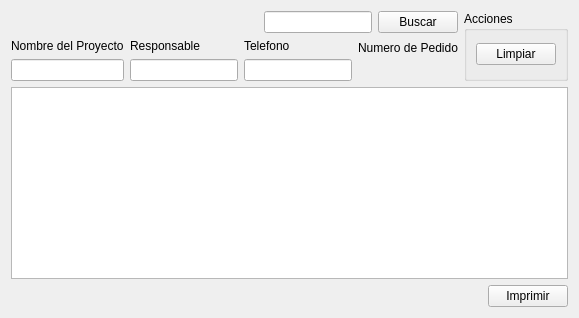
             <widget class="QWidget" name="tab_24">
              <attribute name="title">
               <string>Visualizar</string>
              </attribute>
              <layout class="QVBoxLayout" name="verticalLayout_97">
               <item>
                <layout class="QHBoxLayout" name="horizontalLayout_88">
                 <item>
                  <layout class="QVBoxLayout" name="verticalLayout_88">
                   <item>
                    <layout class="QHBoxLayout" name="horizontalLayout_89">
                     <item>
                      <spacer name="horizontalSpacer_63">
                       <property name="orientation">
                        <enum>Qt::Horizontal</enum>
                       </property>
                       <property name="sizeHint" stdset="0">
                        <size>
                         <width>40</width>
                         <height>20</height>
                        </size>
                       </property>
                      </spacer>
                     </item>
                     <item>
                      <layout class="QHBoxLayout" name="horizontalLayout_90">
                       <item>
                        <spacer name="horizontalSpacer_88">
                         <property name="orientation">
                          <enum>Qt::Horizontal</enum>
                         </property>
                         <property name="sizeHint" stdset="0">
                          <size>
                           <width>40</width>
                           <height>20</height>
                          </size>
                         </property>
                        </spacer>
                       </item>
                       <item>
                        <widget class="QLineEdit" name="lineEdit_busqueda_pedido_5"/>
                       </item>
                       <item>
                        <widget class="QPushButton" name="pushButton_13">
                         <property name="text">
                          <string>Buscar</string>
                         </property>
                        </widget>
                       </item>
                      </layout>
                     </item>
                    </layout>
                   </item>
                   <item>
                    <layout class="QHBoxLayout" name="horizontalLayout_91">
                     <item>
                      <layout class="QVBoxLayout" name="verticalLayout_89">
                       <item>
                        <widget class="QLabel" name="label_93">
                         <property name="text">
                          <string>Nombre del Proyecto</string>
                         </property>
                        </widget>
                       </item>
                       <item>
                        <widget class="QLineEdit" name="txtbx_nameproyecto_7"/>
                       </item>
                      </layout>
                     </item>
                     <item>
                      <layout class="QVBoxLayout" name="verticalLayout_91">
                       <item>
                        <widget class="QLabel" name="label_94">
                         <property name="text">
                          <string>Responsable</string>
                         </property>
                        </widget>
                       </item>
                       <item>
                        <widget class="QLineEdit" name="lineEdit_Responsable_7"/>
                       </item>
                      </layout>
                     </item>
                     <item>
                      <layout class="QVBoxLayout" name="verticalLayout_92">
                       <item>
                        <widget class="QLabel" name="label_95">
                         <property name="text">
                          <string>Telefono</string>
                         </property>
                        </widget>
                       </item>
                       <item>
                        <widget class="QLineEdit" name="txtbx_telefonoresponsable_7"/>
                       </item>
                      </layout>
                     </item>
                     <item>
                      <layout class="QVBoxLayout" name="verticalLayout_93">
                       <item>
                        <widget class="QLabel" name="label_96">
                         <property name="text">
                          <string>Numero de Pedido</string>
                         </property>
                        </widget>
                       </item>
                       <item>
                        <widget class="QLabel" name="label_numeroPedido_7">
                         <property name="text">
                          <string/>
                         </property>
                        </widget>
                       </item>
                      </layout>
                     </item>
                    </layout>
                   </item>
                  </layout>
                 </item>
                 <item>
                  <widget class="QGroupBox" name="groupBox_7">
                   <property name="title">
                    <string>Acciones</string>
                   </property>
                   <layout class="QVBoxLayout" name="verticalLayout_144">
                    <item>
                     <widget class="QPushButton" name="btn_LimpiarPedV">
                      <property name="text">
                       <string>Limpiar</string>
                      </property>
                     </widget>
                    </item>
                   </layout>
                  </widget>
                 </item>
                </layout>
               </item>
               <item>
                <widget class="QTableWidget" name="tableWidget_11"/>
               </item>
               <item>
                <layout class="QHBoxLayout" name="horizontalLayout_87">
                 <item>
                  <spacer name="horizontalSpacer_62">
                   <property name="orientation">
                    <enum>Qt::Horizontal</enum>
                   </property>
                   <property name="sizeHint" stdset="0">
                    <size>
                     <width>40</width>
                     <height>20</height>
                    </size>
                   </property>
                  </spacer>
                 </item>
                 <item>
                  <widget class="QPushButton" name="btn_printPediVisualizar">
                   <property name="text">
                    <string>Imprimir</string>
                   </property>
                  </widget>
                 </item>
                </layout>
               </item>
              </layout>
             </widget>
